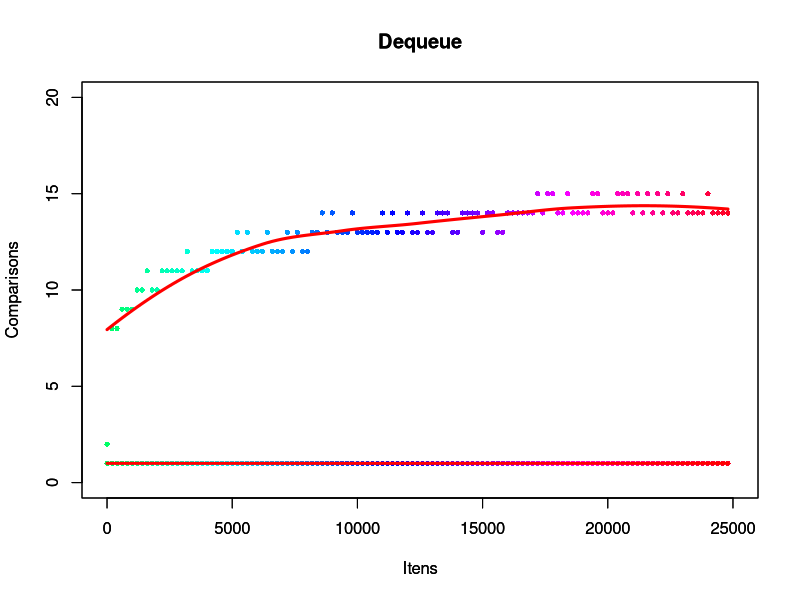

The R source for this figure:
pdf("R-Dequeue.pdf")
Itens <- c(0,200,400,600,800,1000,1200,1400,1600,1800,2000,2200,2400,2600,2800,3000,3200,3400,3600,3800,4000,4200,4400,4600,4800,5000,5200,5400,5600,5800,6000,6200,6400,6600,6800,7000,7200,7400,7600,7800,8000,8200,8400,8600,8800,9000,9200,9400,9600,9800,10000,10200,10400,10600,10800,11000,11200,11400,11600,11800,12000,12200,12400,12600,12800,13000,13200,13400,13600,13800,14000,14200,14400,14600,14800,15000,15200,15400,15600,15800,16000,16200,16400,16600,16800,17000,17200,17400,17600,17800,18000,18200,18400,18600,18800,19000,19200,19400,19600,19800,20000,20200,20400,20600,20800,21000,21200,21400,21600,21800,22000,22200,22400,22600,22800,23000,23200,23400,23600,23800,24000,24200,24400,24600,24800)
Comparisons <- c(2,8,8,9,9,9,10,10,11,10,10,11,11,11,11,11,12,11,11,11,11,12,12,12,12,12,13,12,13,12,12,12,13,12,12,12,13,12,13,12,12,13,13,14,13,14,13,13,13,14,13,13,13,13,13,14,13,14,13,13,14,13,13,14,13,13,14,14,14,13,13,14,14,14,14,13,14,14,13,13,14,14,14,14,14,14,15,14,15,15,14,14,15,14,14,14,14,15,15,14,14,14,15,15,15,14,15,14,15,14,15,14,15,14,14,15,14,14,14,14,15,14,14,14,14)
df <- data.frame(Itens, Comparisons)
lo <- loess(Comparisons~Itens)
bonito <- rainbow(130, start = 0.4, end = 1)
plot(xlim=c(0,25000), ylim=c(0,20), df, col = bonito, type = 'p', pch = 16, cex = .7)
lines(Itens, predict(lo), col = "red", lwd = 3)
title(main="Dequeue")
par(new=TRUE)
Itens <- c(0,200,400,600,800,1000,1200,1400,1600,1800,2000,2200,2400,2600,2800,3000,3200,3400,3600,3800,4000,4200,4400,4600,4800,5000,5200,5400,5600,5800,6000,6200,6400,6600,6800,7000,7200,7400,7600,7800,8000,8200,8400,8600,8800,9000,9200,9400,9600,9800,10000,10200,10400,10600,10800,11000,11200,11400,11600,11800,12000,12200,12400,12600,12800,13000,13200,13400,13600,13800,14000,14200,14400,14600,14800,15000,15200,15400,15600,15800,16000,16200,16400,16600,16800,17000,17200,17400,17600,17800,18000,18200,18400,18600,18800,19000,19200,19400,19600,19800,20000,20200,20400,20600,20800,21000,21200,21400,21600,21800,22000,22200,22400,22600,22800,23000,23200,23400,23600,23800,24000,24200,24400,24600,24800)
Comparisons <- c(1,1,1,1,1,1,1,1,1,1,1,1,1,1,1,1,1,1,1,1,1,1,1,1,1,1,1,1,1,1,1,1,1,1,1,1,1,1,1,1,1,1,1,1,1,1,1,1,1,1,1,1,1,1,1,1,1,1,1,1,1,1,1,1,1,1,1,1,1,1,1,1,1,1,1,1,1,1,1,1,1,1,1,1,1,1,1,1,1,1,1,1,1,1,1,1,1,1,1,1,1,1,1,1,1,1,1,1,1,1,1,1,1,1,1,1,1,1,1,1,1,1,1,1,1)
df <- data.frame(Itens, Comparisons)
lo <- loess(Comparisons~Itens)
bonito <- rainbow(130, start = 0.4, end = 1)
plot(xlim=c(0,25000), ylim=c(0,20), df, col = bonito, type = 'p', pch = 16, cex = .7)
lines(Itens, predict(lo), col = "red", lwd = 3)
title(main="Dequeue")
